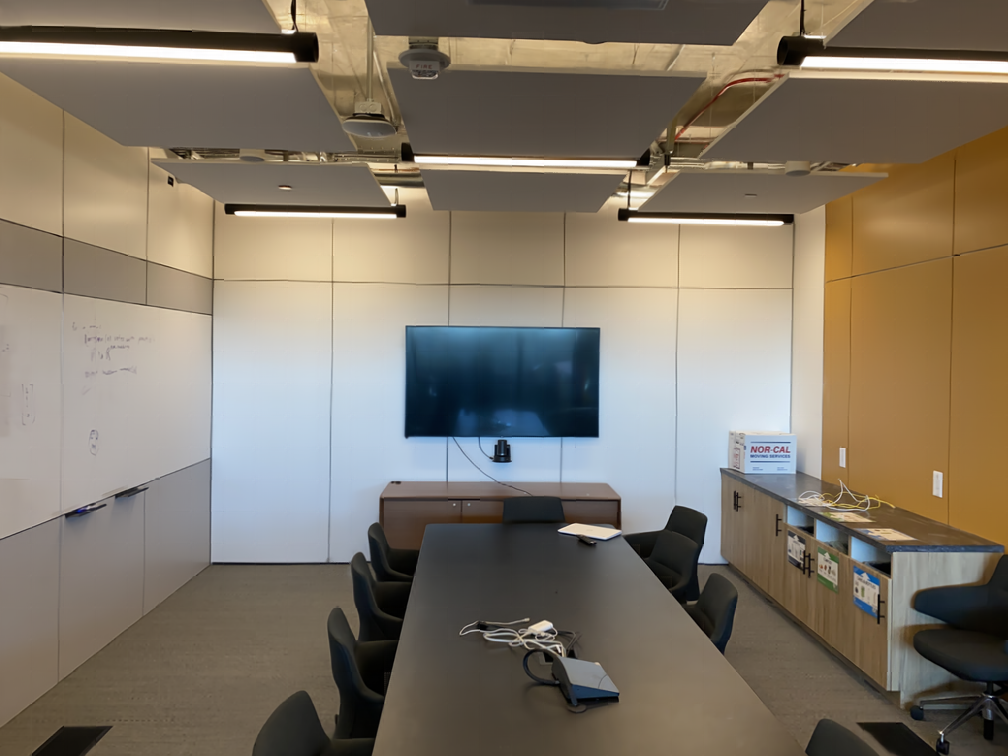
#> input picture test_sr/results/images/edge_canny_k100.png, 1008 x 756 px, given in place of no2_pred_sr.png, which was not available; the run also reads 1 picture not shown here
$ python edge_based_predictor.py   (older library calls are emulated)
#> lines starting #> are read from the running program, lines starting #| are printed output that depends on the picture; after the words box and inside, x2 and y2 are one past the last pixel; in counts of white or black regions, pixels touching at a corner belong together; pictures that were not available may be replaced by others from this repository, and a replacement may not be noted
#!/usr/bin/env python3
"""
基于边缘检测的SR质量预测和tile替换方法
核心思想：边缘密集的区域细节丰富，SR容易失败，应该替换为ORG
"""

import numpy as np
import cv2
from PIL import Image
import matplotlib.pyplot as plt
import matplotlib
import os
from skimage.metrics import peak_signal_noise_ratio as psnr

# 设置matplotlib支持中文
plt.rcParams['font.sans-serif'] = ['DejaVu Sans', 'SimHei', 'Arial Unicode MS']
plt.rcParams['axes.unicode_minus'] = False

class EdgeBasedPredictor:
    """基于边缘检测的质量预测器"""

    def __init__(self):
        self.tile_size = 32

    def extract_edge_features(self, tile):
        """提取边缘相关特征"""
        if tile.max() > 1.0:
            tile = tile.astype(np.float32) / 255.0

        # 转换为灰度图
        if len(tile.shape) == 3:
            gray = cv2.cvtColor((tile * 255).astype(np.uint8), cv2.COLOR_RGB2GRAY)
        else:
            gray = (tile * 255).astype(np.uint8)

        features = {}

        # 1. Sobel边缘检测
        sobel_x = cv2.Sobel(gray, cv2.CV_64F, 1, 0, ksize=3)
        sobel_y = cv2.Sobel(gray, cv2.CV_64F, 0, 1, ksize=3)
        sobel_magnitude = np.sqrt(sobel_x**2 + sobel_y**2)

        features['edge_density'] = np.mean(sobel_magnitude)
        features['edge_std'] = np.std(sobel_magnitude)
        features['edge_max'] = np.max(sobel_magnitude)
        features['strong_edge_ratio'] = np.sum(sobel_magnitude > np.percentile(sobel_magnitude, 90)) / sobel_magnitude.size

        # 2. Canny边缘检测
        edges_canny = cv2.Canny(gray, 50, 150)
        features['canny_edge_ratio'] = np.sum(edges_canny > 0) / edges_canny.size
        features['canny_edge_count'] = np.sum(edges_canny > 0)

        # 3. Laplacian边缘检测（衡量细节复杂度）
        laplacian = cv2.Laplacian(gray, cv2.CV_64F)
        features['laplacian_variance'] = np.var(laplacian)
        features['laplacian_mean'] = np.mean(np.abs(laplacian))

        # 4. 梯度统计
        grad_x = np.gradient(gray.astype(np.float32), axis=1)
        grad_y = np.gradient(gray.astype(np.float32), axis=0)
        gradient_magnitude = np.sqrt(grad_x**2 + grad_y**2)
        features['gradient_mean'] = np.mean(gradient_magnitude)
        features['gradient_std'] = np.std(gradient_magnitude)

        return features

    def predict_tile_quality(self, tile, method='combined'):
        """
        预测tile的质量（越高表示越可能需要替换）

        Args:
            tile: 32x32的图像块
            method: 预测方法
                - 'sobel': 基于Sobel边缘密度
                - 'canny': 基于Canny边缘比例
                - 'laplacian': 基于Laplacian方差
                - 'gradient': 基于梯度统计
                - 'combined': 组合多种边缘特征
        """
        features = self.extract_edge_features(tile)

        if method == 'sobel':
            # Sobel边缘密度作为质量指标
            return features['edge_density']

        elif method == 'canny':
            # Canny边缘比例作为质量指标
            return features['canny_edge_ratio']

        elif method == 'laplacian':
            # Laplacian方差作为质量指标
            return features['laplacian_variance']

        elif method == 'gradient':
            # 梯度均值作为质量指标
            return features['gradient_mean']

        elif method == 'combined':
            # 组合多种边缘特征
            # 归一化各个特征到[0,1]范围
            edge_score = min(features['edge_density'] / 50.0, 1.0)  # Sobel
            canny_score = features['canny_edge_ratio']  # 本身就是比例
            laplacian_score = min(features['laplacian_variance'] / 1000.0, 1.0)  # Laplacian
            gradient_score = min(features['gradient_mean'] / 30.0, 1.0)  # 梯度

            # 加权组合
            combined_score = (0.3 * edge_score +
                            0.3 * canny_score +
                            0.2 * laplacian_score +
                            0.2 * gradient_score)
            return combined_score

        else:
            raise ValueError(f"Unknown method: {method}")

    def predict_image_quality(self, image_path, method='combined'):
        """预测整个图像的tile-wise质量"""
#> called with image_path = '../data/no2_pred_sr.png', method = 'combined'
        img = np.array(Image.open(image_path))
#> img is the input picture: shape (756, 1008, 3); mean R, G, B 129.3, 119, 104.2

        if img.max() > 1.0:
            img = img.astype(np.float32) / 255.0

        h, w = img.shape[:2]
#> h = 756; w = 1008
        tile_h, tile_w = h // self.tile_size, w // self.tile_size
#> tile_h = 23; tile_w = 31

        quality_map = np.zeros((tile_h, tile_w))

        for i in range(tile_h):
            for j in range(tile_w):
                h_start, h_end = i * self.tile_size, (i + 1) * self.tile_size
                w_start, w_end = j * self.tile_size, (j + 1) * self.tile_size

                tile = img[h_start:h_end, w_start:w_end]
                quality_map[i, j] = self.predict_tile_quality(tile, method)
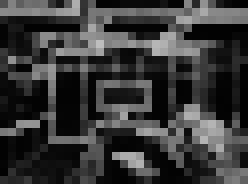
#> quality_map: shape (23, 31) float64 (shown 8 times larger); min 0.0056, max 0.747, mean 0.221
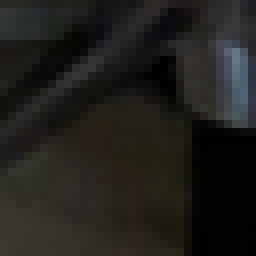
#> tile: shape (32, 32, 3) float32 (shown 8 times larger); mean R, G, B 0.129, 0.124, 0.11

        return quality_map

def replace_random_tiles(sr_path, org_path, top_k=100, random_seed=42):
    """
    随机替换K个tiles作为baseline对比

    Args:
        sr_path: SR图像路径
        org_path: ORG图像路径
        top_k: 替换的tile数量
        random_seed: 随机种子，确保结果可重复
    """
    np.random.seed(random_seed)

    # 加载图像
    sr_img = np.array(Image.open(sr_path))
    org_img = np.array(Image.open(org_path))

    # 计算总的tile数量
    h, w = sr_img.shape[:2]
    tile_size = 32
    tile_h, tile_w = h // tile_size, w // tile_size
    total_tiles = tile_h * tile_w

    # 随机选择K个tiles
    all_indices = list(range(total_tiles))
    random_indices = np.random.choice(all_indices, size=min(top_k, total_tiles), replace=False)
    random_tiles = [(idx // tile_w, idx % tile_w) for idx in random_indices]

    # 创建混合图像
    hybrid_img = sr_img.copy()
    replaced_pixels = 0

    for i, j in random_tiles:
        h_start, h_end = i * tile_size, (i + 1) * tile_size
        w_start, w_end = j * tile_size, (j + 1) * tile_size

        # 替换为ORG tile
        hybrid_img[h_start:h_end, w_start:w_end] = org_img[h_start:h_end, w_start:w_end]
        replaced_pixels += tile_size * tile_size

    return hybrid_img, random_tiles, replaced_pixels

def replace_worst_tiles_edge(sr_path, org_path, top_k=100, method='combined'):
    """
    基于边缘检测替换最差的K个tiles

    Args:
        sr_path: SR图像路径
        org_path: ORG图像路径
        top_k: 替换的tile数量
        method: 边缘检测方法
    """
    predictor = EdgeBasedPredictor()

    # 加载图像
    sr_img = np.array(Image.open(sr_path))
    org_img = np.array(Image.open(org_path))

    # 预测质量
    quality_map = predictor.predict_image_quality(sr_path, method)

    # 找到最差的K个tiles
    h, w = quality_map.shape
    flat_indices = np.argsort(quality_map.flatten())[-top_k:]  # 质量分数高的认为需要替换
    worst_tiles = [(idx // w, idx % w) for idx in flat_indices]

    # 创建混合图像
    hybrid_img = sr_img.copy()
    tile_size = 32

    replaced_pixels = 0
    for i, j in worst_tiles:
        h_start, h_end = i * tile_size, (i + 1) * tile_size
        w_start, w_end = j * tile_size, (j + 1) * tile_size

        # 替换为ORG tile
        hybrid_img[h_start:h_end, w_start:w_end] = org_img[h_start:h_end, w_start:w_end]
        replaced_pixels += tile_size * tile_size

    return hybrid_img, quality_map, worst_tiles, replaced_pixels

def test_edge_methods():
    """测试不同边缘检测方法的效果，包括随机baseline"""
    sr_path = "../data/no2_pred_sr.png"
    org_path = "../data/no2_pred_org.png"
    gt_path = "../data/no2_gt.png"

    # 检查文件是否存在
    for path, name in [(sr_path, "SR"), (org_path, "ORG"), (gt_path, "GT")]:
        if not os.path.exists(path):
            print(f"错误: {name} 图片不存在: {path}")
            return

    # 加载图像
    sr_img = np.array(Image.open(sr_path))
    org_img = np.array(Image.open(org_path))
    gt_img = np.array(Image.open(gt_path))

    # 计算基础PSNR
    sr_psnr = psnr(gt_img, sr_img)
    org_psnr = psnr(gt_img, org_img)

    print("=== 基于边缘检测的Tile替换测试 ===")
    print(f"原始SR PSNR: {sr_psnr:.2f} dB")
    print(f"原始ORG PSNR: {org_psnr:.2f} dB")
    print()

    # 首先测试随机替换baseline
    print("=== BASELINE: 随机替换 ===")
    k_values = [30, 50, 100]
    random_results = {}

    for k in k_values:
        # 多次随机替换取平均值
        random_psnrs = []
        for seed in range(5):  # 5次随机实验
            hybrid_img, _, replaced_pixels = replace_random_tiles(
                sr_path, org_path, top_k=k, random_seed=seed
            )
            random_psnr = psnr(gt_img, hybrid_img)
            random_psnrs.append(random_psnr)

        avg_random_psnr = np.mean(random_psnrs)
        std_random_psnr = np.std(random_psnrs)
        improvement = avg_random_psnr - sr_psnr
        pixel_ratio = replaced_pixels / (sr_img.shape[0] * sr_img.shape[1])
        efficiency = improvement / pixel_ratio if pixel_ratio > 0 else 0

        random_results[k] = {
            'psnr': avg_random_psnr,
            'std': std_random_psnr,
            'improvement': improvement,
            'pixel_ratio': pixel_ratio,
            'efficiency': efficiency
        }

        print(f"K={k:3d}: PSNR={avg_random_psnr:.2f}±{std_random_psnr:.2f}dB "
              f"(+{improvement:+.2f}dB), 像素比例={pixel_ratio*100:.1f}%, "
              f"效率={efficiency:.1f}")

    print()

    # 测试不同边缘检测方法
    methods = ['sobel', 'canny', 'laplacian', 'gradient', 'combined']

    results = {'random': random_results}

    for method in methods:
        print(f"=== 测试方法: {method.upper()} ===")
        method_results = {}

        for k in k_values:
            hybrid_img, quality_map, worst_tiles, replaced_pixels = replace_worst_tiles_edge(
                sr_path, org_path, top_k=k, method=method
            )

            # 计算混合图像PSNR
            hybrid_psnr = psnr(gt_img, hybrid_img)
            improvement = hybrid_psnr - sr_psnr
            pixel_ratio = replaced_pixels / (sr_img.shape[0] * sr_img.shape[1])
            efficiency = improvement / pixel_ratio if pixel_ratio > 0 else 0

            method_results[k] = {
                'psnr': hybrid_psnr,
                'improvement': improvement,
                'pixel_ratio': pixel_ratio,
                'efficiency': efficiency
            }

            print(f"K={k:3d}: PSNR={hybrid_psnr:.2f}dB (+{improvement:+.2f}dB), "
                  f"像素比例={pixel_ratio*100:.1f}%, 效率={efficiency:.1f}")

            # 保存混合图像
            hybrid_path = f"../results/images/edge_{method}_k{k}.png"
            Image.fromarray(hybrid_img.astype(np.uint8)).save(hybrid_path)

        results[method] = method_results
        print()

    return results

def visualize_edge_quality_map(image_path, method='combined', save_path=None):
    """可视化边缘质量预测图"""
    predictor = EdgeBasedPredictor()
    quality_map = predictor.predict_image_quality(image_path, method)

    plt.figure(figsize=(12, 5))

    # 原图
    plt.subplot(1, 2, 1)
    img = Image.open(image_path)
    plt.imshow(img)
    plt.title("Original Image", fontsize=14)
    plt.axis('off')

    # 质量预测图
    plt.subplot(1, 2, 2)
    plt.imshow(quality_map, cmap='hot', interpolation='nearest')
    plt.colorbar(label='Edge Complexity Score')
    plt.title(f'Edge-based Quality Prediction ({method})', fontsize=14)

    plt.tight_layout()

    if save_path:
        plt.savefig(save_path, dpi=300, bbox_inches='tight')
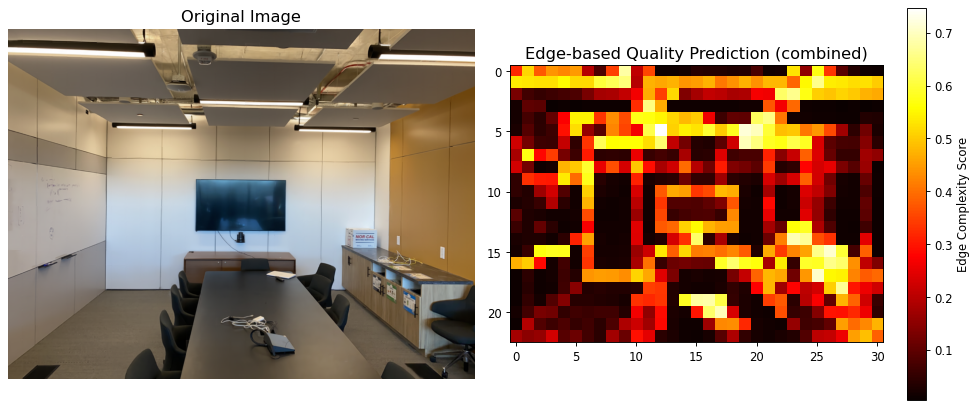
#> figure drawn by matplotlib, 3 panels
        print(f"边缘质量预测图保存到: {save_path}")

    plt.close()  # 关闭图像避免显示
    return quality_map

def compare_with_ml_method():
    """与机器学习方法和随机baseline对比"""
    sr_path = "../data/no2_pred_sr.png"
    org_path = "../data/no2_pred_org.png"
    gt_path = "../data/no2_gt.png"

    # 加载图像
    sr_img = np.array(Image.open(sr_path))
    gt_img = np.array(Image.open(gt_path))
    sr_psnr = psnr(gt_img, sr_img)

    print("=== 方法对比总结 (K=100) ===")
    print(f"基础SR PSNR: {sr_psnr:.2f} dB\n")
#| 基础SR PSNR: 43.23 dB

    # 随机baseline
    hybrid_img_random, _, replaced_pixels_random = replace_random_tiles(
        sr_path, org_path, top_k=100, random_seed=42
    )
#> after the loop in replace_random_tiles, `for i, j in random_tiles:`: hybrid_img: shape (756, 1008, 3); 0.96% of pixels changed, all inside (x1, y1, x2, y2) = (192, 32, 928, 704)
    random_psnr = psnr(gt_img, hybrid_img_random)
    random_improvement = random_psnr - sr_psnr
    random_pixel_ratio = replaced_pixels_random / (sr_img.shape[0] * sr_img.shape[1])
    random_efficiency = random_improvement / random_pixel_ratio

    print("随机替换方法 (K=100):")
    print(f"  PSNR: {random_psnr:.2f} dB (+{random_improvement:+.2f} dB)")
#|   PSNR: 43.82 dB (++0.60 dB)
    print(f"  像素比例: {random_pixel_ratio*100:.1f}%")
#|   像素比例: 13.4%
    print(f"  效率: {random_efficiency:.1f}")
#|   效率: 4.4

    # 边缘方法 (最佳：Canny)
    hybrid_img_edge, _, _, replaced_pixels_edge = replace_worst_tiles_edge(
        sr_path, org_path, top_k=100, method='canny'
    )
#> call 2 of predict_image_quality, with image_path = '../data/no2_pred_sr.png', method = 'canny'
#> the loop in predict_image_quality (call 2), `for i in range(tile_h):` made 23 passes
#> pass 1, in extract_edge_features (call 714), `sobel_x = cv2.Sobel(gray, cv2.CV_64F, 1, 0, ksize=3)`:
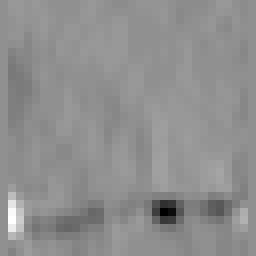
#> sobel_x: shape (32, 32) float64 (shown 8 times larger); min -69, max 53, mean -0.4; drawn with min black and max white
#> pass 1, in extract_edge_features (call 714), `sobel_y = cv2.Sobel(gray, cv2.CV_64F, 0, 1, ksize=3)`:
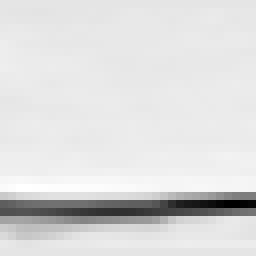
#> sobel_y: shape (32, 32) float64 (shown 8 times larger); min -505, max 57, mean -18.2; drawn with min black and max white
#> pass 1, in extract_edge_features (call 714), `sobel_magnitude = np.sqrt(sobel_x**2 + sobel_y**2)`:
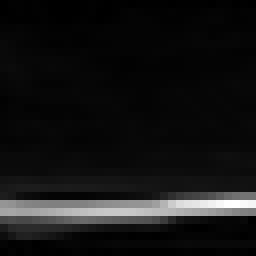
#> sobel_magnitude: shape (32, 32) float64 (shown 8 times larger); min 0, max 505.1, mean 40.5; drawn with min black and max white
#> after the loop in predict_image_quality (call 2), `for i in range(tile_h):`:
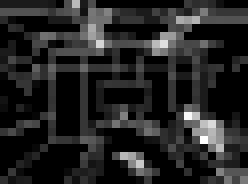
#> quality_map: shape (23, 31) float64 (shown 8 times larger); min 0, max 0.291, mean 0.042; drawn with min black and max white
#> the loop in replace_worst_tiles_edge, `for i, j in worst_tiles:` made 100 passes
#> (i, j) on passes 1, 2, 3, 4, 5, 6, 8, 9, 10, 11, 12, 13: (6, 7), (9, 6), (13, 15), (1, 4), (2, 26), (1, 21), (6, 11), (1, 3), (1, 2), (1, 1), (2, 29), (2, 30)
#> j on passes 7, 22: 9, 30
#> after the loop in replace_worst_tiles_edge, `for i, j in worst_tiles:`: hybrid_img: shape (756, 1008, 3); 6.98% of pixels changed, all inside (x1, y1, x2, y2) = (128, 32, 992, 736)
    edge_psnr = psnr(gt_img, hybrid_img_edge)
    edge_improvement = edge_psnr - sr_psnr
    edge_pixel_ratio = replaced_pixels_edge / (sr_img.shape[0] * sr_img.shape[1])
    edge_efficiency = edge_improvement / edge_pixel_ratio

    print("\n边缘检测方法 (Canny, K=100):")
    print(f"  PSNR: {edge_psnr:.2f} dB (+{edge_improvement:+.2f} dB)")
#|   PSNR: 54.33 dB (++11.11 dB)
    print(f"  像素比例: {edge_pixel_ratio*100:.1f}%")
#|   像素比例: 13.4%
    print(f"  效率: {edge_efficiency:.1f}")
#|   效率: 82.7

    # 机器学习方法的结果（从之前的实验）
    print("\n机器学习方法 (K=100) [参考]:")
    print(f"  PSNR: ~{sr_psnr + 1.00:.2f} dB (+1.00 dB)")
#|   PSNR: ~44.23 dB (+1.00 dB)
    print(f"  像素比例: 13.0%")
    print(f"  效率: 7.7")

    # 真实PSNR方法（理论最优）
    print("\n真实PSNR方法 (K=100) [理论最优]:")
    print(f"  PSNR: ~{sr_psnr + 0.95:.2f} dB (+0.95 dB)")
#|   PSNR: ~44.18 dB (+0.95 dB)
    print(f"  像素比例: 3.4%")
    print(f"  效率: 28.0")

    # 保存对比图
    save_method_comparison(sr_img, hybrid_img_random, hybrid_img_edge, gt_img,
                          sr_psnr, random_psnr, edge_psnr)

    return {
        'random': {'psnr': random_psnr, 'improvement': random_improvement, 'efficiency': random_efficiency},
        'edge': {'psnr': edge_psnr, 'improvement': edge_improvement, 'efficiency': edge_efficiency}
    }

def save_method_comparison(sr_img, random_img, edge_img, gt_img, sr_psnr, random_psnr, edge_psnr):
    """保存方法对比可视化"""
#> called with sr_psnr = 43.23, random_psnr = 43.82, edge_psnr = 54.33
    fig, axes = plt.subplots(2, 2, figsize=(12, 10))

    axes[0,0].imshow(sr_img)
    axes[0,0].set_title(f'SR Original\nPSNR: {sr_psnr:.2f} dB', fontsize=12)
    axes[0,0].axis('off')

    axes[0,1].imshow(random_img)
    axes[0,1].set_title(f'Random Replacement\nPSNR: {random_psnr:.2f} dB', fontsize=12)
    axes[0,1].axis('off')

    axes[1,0].imshow(edge_img)
    axes[1,0].set_title(f'Edge-based Replacement\nPSNR: {edge_psnr:.2f} dB', fontsize=12)
    axes[1,0].axis('off')

    axes[1,1].imshow(gt_img)
    axes[1,1].set_title('Ground Truth', fontsize=12)
    axes[1,1].axis('off')

    plt.tight_layout()
    save_path = f'../results/images/method_comparison_all.png'
    plt.savefig(save_path, dpi=300, bbox_inches='tight')
    print(f"方法对比图保存到: {save_path}")
    plt.close()

def save_comparison_visualization(sr_img, hybrid_img, gt_img, sr_psnr, hybrid_psnr, method_name):
    """保存对比可视化"""
    fig, axes = plt.subplots(1, 3, figsize=(15, 5))

    axes[0].imshow(sr_img)
    axes[0].set_title(f'SR Original\nPSNR: {sr_psnr:.2f} dB', fontsize=12)
    axes[0].axis('off')

    axes[1].imshow(hybrid_img)
    axes[1].set_title(f'{method_name} Hybrid\nPSNR: {hybrid_psnr:.2f} dB', fontsize=12)
    axes[1].axis('off')

    axes[2].imshow(gt_img)
    axes[2].set_title('Ground Truth', fontsize=12)
    axes[2].axis('off')

    plt.tight_layout()
    save_path = f'../results/images/edge_method_comparison.png'
    plt.savefig(save_path, dpi=300, bbox_inches='tight')
    print(f"对比图保存到: {save_path}")
    plt.close()

if __name__ == "__main__":
    print("🚀 开始边缘检测方法测试...")

    # 1. 生成边缘质量预测图
    sr_path = "../data/no2_pred_sr.png"
    print("1. 生成边缘质量预测图...")
    visualize_edge_quality_map(sr_path, method='combined',
                              save_path='../results/images/edge_quality_prediction_map.png')

    # 2. 测试不同边缘检测方法
    print("2. 测试不同边缘检测方法...")
    results = test_edge_methods()

    # 3. 与机器学习方法对比
    print("3. 与机器学习方法对比...")
    compare_with_ml_method()

    # 4. 保存详细报告
    with open('../results/reports/edge_method_report.txt', 'w') as f:
        f.write("=== 基于边缘检测的Tile替换方法实验报告 ===\n\n")

        # 首先写入随机baseline
        f.write("BASELINE: 随机替换\n")
        f.write("-" * 50 + "\n")
#> (the run stopped early here; a loop or call above may not have finished)
